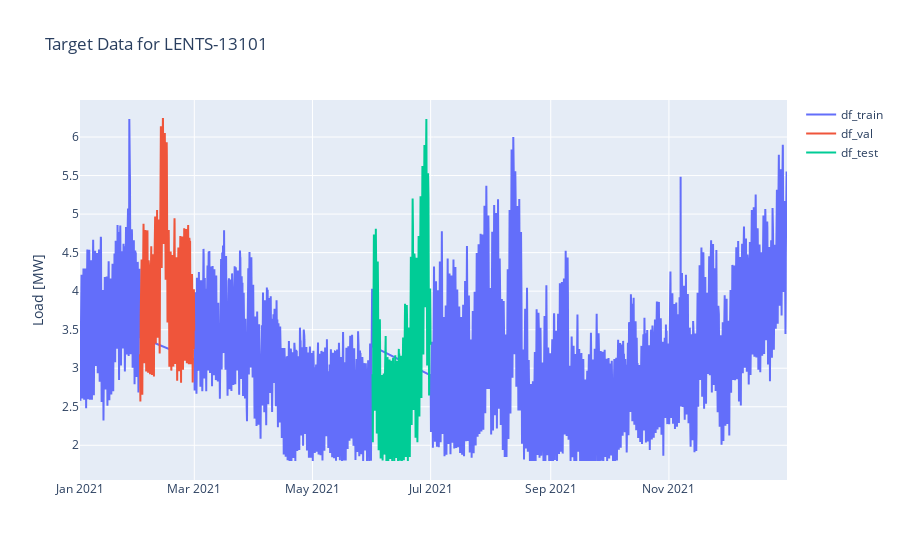

The notebook cell this image was saved under:
### Markdown cell above
### Visualization

### Code cell
fig = plot_location_splits(clean_data_path,1,0, show = "trg")

### Figure 1 — Plotly figure (JSON) as saved in the notebook; plotly's stock layout.template omitted (floating-point values rounded to 4 significant figures; data arrays with more than 128 entries replaced by an {"elided": "..."} marker saying what was removed)
{"data": [{"mode": "lines", "name": "df_train", "type": "scatter", "x": {"elided": "7368 str values"}, "y": {"elided": "7368 float values"}}, {"mode": "lines", "name": "df_val", "type": "scatter", "x": {"elided": "672 str values"}, "y": {"elided": "672 float values"}}, {"mode": "lines", "name": "df_test", "type": "scatter", "x": {"elided": "720 str values"}, "y": {"elided": "720 float values"}}], "layout": {"title": {"text": "Target Data for LENTS-13101"}, "yaxis": {"title": {"text": "Load [MW]"}}}}
